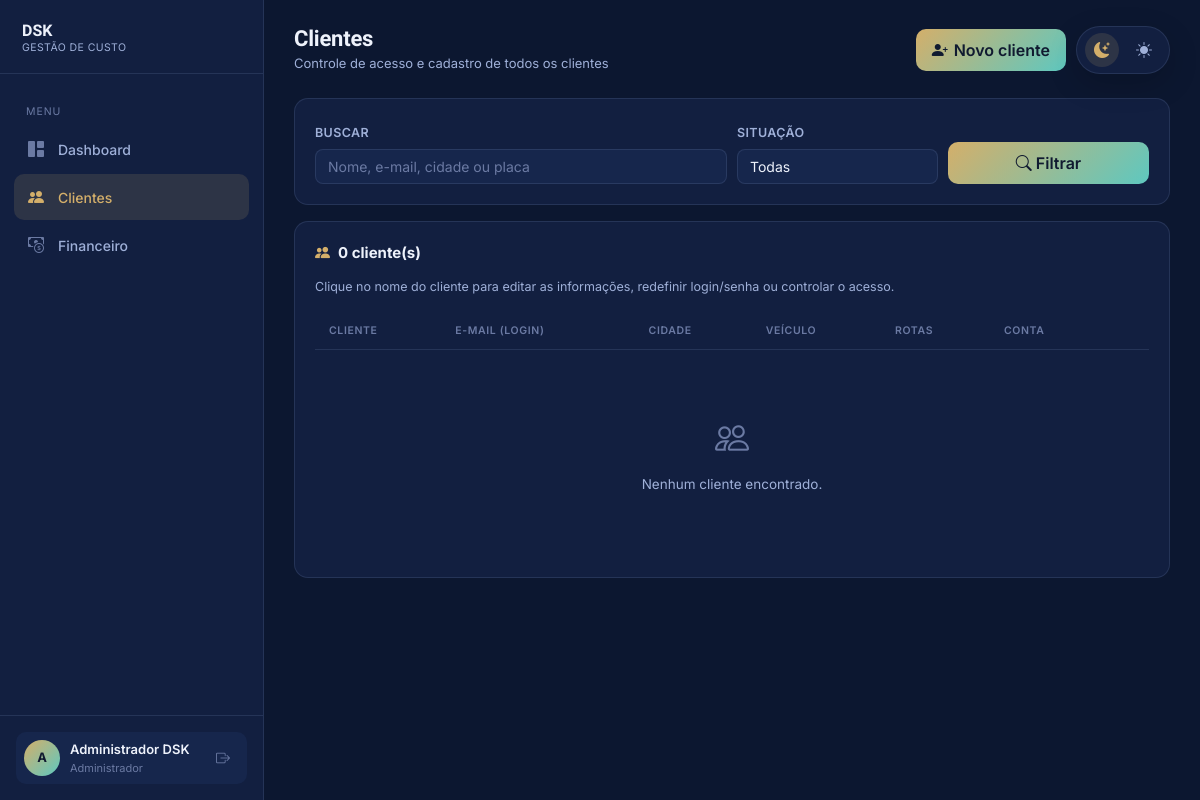
Page /admin/clientes.php (signed in) on the committed database.
### tables this page shows
CREATE TABLE usuarios (
  id INT UNSIGNED NOT NULL AUTO_INCREMENT,
  nome VARCHAR(150) NOT NULL,
  email VARCHAR(150) NOT NULL,
  senha VARCHAR(255) NOT NULL,
  perfil ENUM('admin','cliente') NOT NULL DEFAULT 'cliente',
  admin_unico TINYINT GENERATED ALWAYS AS (CASE WHEN perfil = 'admin' THEN 1 ELSE NULL END) STORED,
  status ENUM('ativo','inadimplente','inativo') NOT NULL DEFAULT 'ativo',
  status_motivo VARCHAR(255) DEFAULT NULL,
  status_alterado_em DATETIME DEFAULT NULL,
  criado_em TIMESTAMP NULL DEFAULT CURRENT_TIMESTAMP,
  PRIMARY KEY (id),
  UNIQUE KEY uq_usuarios_email (email),
  UNIQUE KEY uq_usuarios_admin_unico (admin_unico),
  CONSTRAINT ck_usuarios_admin_principal CHECK (perfil <> 'admin' OR email = 'dsk.danillo@gmail.com')
);

### app/lib/helpers.php (called while the page is built, shortened)
<?php
function h(mixed $s): string
{
    return htmlspecialchars((string)$s, ENT_QUOTES | ENT_SUBSTITUTE, 'UTF-8');
}

### app/lib/db.php (called while the page is built, shortened)
<?php
function db(): PDO
{
    static $pdo = null;
    if ($pdo instanceof PDO) {
        return $pdo;
    }
    $host = getenv('DB_HOST') ?: '127.0.0.1';
    $name = getenv('DB_NAME') ?: 'projetoindividual';
    $user = getenv('DB_USER') ?: 'dsk';
    $pass = getenv('DB_PASS') ?: 'dsk123';
    $pdo = new PDO("mysql:host=$host;dbname=$name;charset=utf8mb4", $user, $pass, [
        PDO::ATTR_ERRMODE            => PDO::ERRMODE_EXCEPTION,
        PDO::ATTR_DEFAULT_FETCH_MODE => PDO::FETCH_ASSOC,
        PDO::ATTR_EMULATE_PREPARES   => false,
    ]);
    if (!$pdo->query("SHOW COLUMNS FROM rotas LIKE 'ida_volta'")->fetchColumn()) {
        $pdo->exec('ALTER TABLE rotas ADD COLUMN ida_volta TINYINT(1) NOT NULL DEFAULT 0 AFTER km');
    }
    if (!$pdo->query("SHOW COLUMNS FROM clientes LIKE 'consumo_km_l'")->fetchColumn()) {
        $pdo->exec('ALTER TABLE clientes ADD COLUMN consumo_km_l DECIMAL(6,2) DEFAULT NULL AFTER placa');
    }
    if (!$pdo->query("SHOW COLUMNS FROM clientes LIKE 'preco_combustivel'")->fetchColumn()) {
        $pdo->exec('ALTER TABLE clientes ADD COLUMN preco_combustivel DECIMAL(8,3) DEFAULT NULL AFTER consumo_km_l');
    }
    return $pdo;
}

### app/lib/auth.php (called while the page is built, shortened)
<?php
function current_user(): ?array
{
    $st = db()->prepare(
        'SELECT u.id, u.nome, u.email, u.perfil, u.status,
                c.id AS cliente_id, c.tipo_veiculo, c.modelo_veiculo, c.placa
           FROM usuarios u
           LEFT JOIN clientes c ON c.usuario_id = u.id
          WHERE u.id = ?'
    );
    $st->execute([$_SESSION['uid']]);
    $r = $st->fetch();
    return $user = ($r && $r['status'] === 'ativo') ? $r : null;
}
function require_login(string $perfil): array
{
    $u = current_user();
    return $u;
}

### app/lib/layout.php (the view, shortened to what this page needs)
<?php
function nav_items(string $perfil): array
{
    if ($perfil === 'admin') {
        return [
            ['/admin/dashboard.php', 'dashboard', 'bi-grid-1x2-fill', 'Dashboard'],
            ['/admin/clientes.php', 'clientes', 'bi-people-fill', 'Clientes'],
            ['/admin/financeiro.php', 'financeiro', 'bi-cash-coin', 'Financeiro'],
        ];
    }
    return [
        ['/cliente/dashboard.php', 'dashboard', 'bi-grid-1x2-fill', 'Dashboard'],
        ['/cliente/dados-pessoais.php', 'dados-pessoais', 'bi-person-vcard-fill', 'Dados pessoais'],
        ['/cliente/rotas.php',     'rotas',     'bi-signpost-split-fill', 'Rotas'],
        ['/cliente/custos.php',    'custos',    'bi-fuel-pump-fill', 'Custos da rota'],
    ];
}
function html_head(string $title): void
{
    ?><!DOCTYPE html>
<html lang="pt-BR">
<head>
<link rel="stylesheet" href="https://cdn.jsdelivr.net/npm/bootstrap@4.6.2/dist/css/bootstrap.min.css">
<link rel="stylesheet" href="https://cdn.jsdelivr.net/npm/bootstrap-icons@1.11.3/font/bootstrap-icons.css">
<link rel="stylesheet" href="/assets/css/style.css">
</head>
<body>
<?php
}
function theme_switch(bool $inline = false): string
{
    return '<div class="theme-switch"' . ($inline ? ' style="position:static;"' : '') . '>
      <button type="button" data-theme-btn="dark" title="Tema noite"><i class="bi bi-moon-stars-fill"></i></button>
      <button type="button" data-theme-btn="light" title="Tema dia"><i class="bi bi-sun-fill"></i></button>
    </div>';
}
function scripts_base(string $extra = ''): void
{
    ?>
</body>
</html>
<?php
}
function app_header(array $user, string $title, string $subtitle, string $active, string $right = ''): void
{
    html_head($title);
    $papel = $user['perfil'] === 'admin' ? 'Administrador' : 'Motorista parceiro';
    ?>
<div class="app-shell">
  <aside class="sidebar" id="sidebar">
    <div class="sidebar-head">
      <div>
        <p class="brand-title" style="font-size:16px;">DSK</p>
        <div class="brand-sub" style="font-size:10.5px;">Gestão de Custo</div>
      </div>
    </div>
    <nav class="sidebar-nav scrollbar-thin">
      <div class="nav-section-label">Menu</div>
      <?php foreach (nav_items($user['perfil']) as [$href, $key, $icon, $label]): ?>
        <a href="<?= h($href) ?>" class="nav-link <?= $key === $active ? 'active' : '' ?>"><i class="bi <?= h($icon) ?>"></i> <?= h($label) ?></a>
      <?php endforeach; ?>
    </nav>
    <div class="sidebar-foot">
      <div class="user-chip">
        <div class="av"><?= h(mb_strtoupper(mb_substr($user['nome'], 0, 1))) ?></div>
        <div style="min-width:0;">
          <div style="font-size:13px;font-weight:600;white-space:nowrap;overflow:hidden;text-overflow:ellipsis;"><?= h($user['nome']) ?></div>
          <div style="font-size:11px;color:var(--text-faint);"><?= h($papel) ?></div>
        </div>
        <a href="/logout.php" class="btn btn-sm ml-auto" style="color:var(--text-faint);" title="Sair"><i class="bi bi-box-arrow-right"></i></a>
      </div>
    </div>
  </aside>
  <main class="main-content">
    <div class="topbar">
      <div class="d-flex align-items-center">
        <div>
          <h1 class="page-title"><?= $title ?></h1>
          <div class="page-sub"><?= h($subtitle) ?></div>
        </div>
      </div>
      <div class="d-flex align-items-center" style="gap:10px;">
        <?= $right ?>
        <?= theme_switch(true) ?>
      </div>
    </div>
<?php
}
function app_footer(string $extraScripts = ''): void
{
    echo "  </main>\n</div>\n";
    scripts_base($extraScripts);
}

### public/assets/css/style.css (style rules this page uses)
:root { --radius-sm: 8px; --radius-md: 14px; --radius-lg: 22px; --font-display: 'Sora', sans-serif; --font-body: 'Inter', sans-serif; --font-mono: 'JetBrains Mono', monospace; --shadow-soft: 0 10px 30px rgba(0,0,0,.18); --transition: .22s ease; }
[data-theme="dark"] { --bg: #0c1730; --bg-wall: url('../img/dark-wall.png'); --surface: #121f40; --surface-2: #16264c; --surface-elevated: #1a2c57; --border: rgba(159, 179, 224, .14); --border-strong: rgba(159, 179, 224, .26); --text: #eef2fb; --text-dim: #9fb0d8; --text-faint: #6b7aa3; --accent: #d4af6a; --accent-2: #5ec8c0; --accent-soft: rgba(212,175,106,.14); --success: #5fd699; --warning: #e8b85f; --danger: #ef7575; --info: #6fb3e8; }
* { box-sizing: border-box; }
html, body { height:100%; }
body { font-family: var(--font-body); background-color: var(--bg); color: var(--text); transition: background-color var(--transition), color var(--transition); -webkit-font-smoothing: antialiased; }
h1,h2,h3,h4,h5,h6, .font-display { font-family: var(--font-display); letter-spacing: -.01em; }
a { color: var(--accent); text-decoration:none; }
.brand-title { font-family:var(--font-display); font-weight:800; font-size:22px; line-height:1.1; margin:0; }
.brand-sub { font-size:12.5px; color:var(--text-dim); letter-spacing:.04em; text-transform:uppercase; }
.theme-switch { position:fixed; top:20px; right:20px; z-index:5; display:flex; align-items:center; gap:8px; background: var(--surface); border:1px solid var(--border); border-radius: 999px; padding:6px 8px; box-shadow: var(--shadow-soft); }
.theme-switch button { width:34px; height:34px; border-radius:999px; border:none; background:transparent; color: var(--text-dim); display:flex; align-items:center; justify-content:center; transition: var(--transition); cursor:pointer; }
.theme-switch button.active { background: var(--accent-soft); color: var(--accent); }
.app-shell { display:flex; min-height:100vh; background: var(--bg); }
.sidebar { width: 264px; flex-shrink:0; background: var(--surface); border-right: 1px solid var(--border); display:flex; flex-direction:column; position: fixed; top:0; bottom:0; left:0; z-index:20; transition: transform var(--transition); }
.sidebar-head { padding: 22px 22px 18px; border-bottom:1px solid var(--border); display:flex; align-items:center; gap:12px; }
.sidebar-nav { flex:1; overflow-y:auto; padding: 16px 14px; }
.sidebar-nav .nav-section-label { font-size:10.5px; text-transform:uppercase; letter-spacing:.09em; color: var(--text-faint); padding: 14px 12px 6px; }
.sidebar-nav .nav-link { display:flex; align-items:center; gap:12px; color: var(--text-dim); font-size:14px; font-weight:500; padding:11px 12px; border-radius:10px; margin-bottom:2px; transition: var(--transition); }
.sidebar-nav .nav-link i { font-size:16px; width:20px; text-align:center; color: var(--text-faint); }
.sidebar-nav .nav-link.active { background: var(--accent-soft); color: var(--accent); }
.sidebar-nav .nav-link.active i { color: var(--accent); }
.sidebar-foot { padding:16px; border-top:1px solid var(--border); }
.user-chip { display:flex; align-items:center; gap:10px; padding:8px; border-radius:10px; background: var(--surface-2); }
.user-chip .av { width:36px; height:36px; border-radius:50%; background: linear-gradient(135deg, var(--accent), var(--accent-2)); display:flex; align-items:center; justify-content:center; color:#101a30; font-weight:700; font-size:13px; flex-shrink:0; }
.main-content { margin-left: 264px; flex:1; min-width:0; padding: 26px 30px 60px; }
.topbar { display:flex; align-items:center; justify-content:space-between; margin-bottom: 24px; gap:16px; flex-wrap:wrap; }
.topbar .page-title { font-size: 22px; font-weight:700; margin:0; }
.topbar .page-sub { font-size:13px; color: var(--text-dim); margin-top:2px; }
.sidebar-nav .nav-link { min-height:46px; }

### rows in the picture
usuarios: nome "A", nome "Administrador DSK", perfil "Administrador"

### other values in the picture
$label "Dashboard"
$label "Clientes"
$label "Financeiro"
$title "Clientes"
$subtitle "Controle de acesso e cadastro de todos os clientes"
count($lista) "0"
